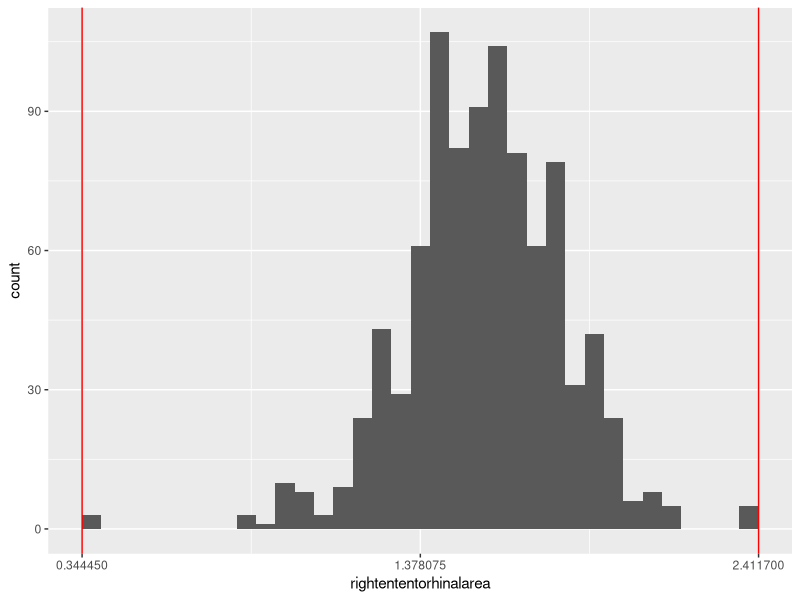
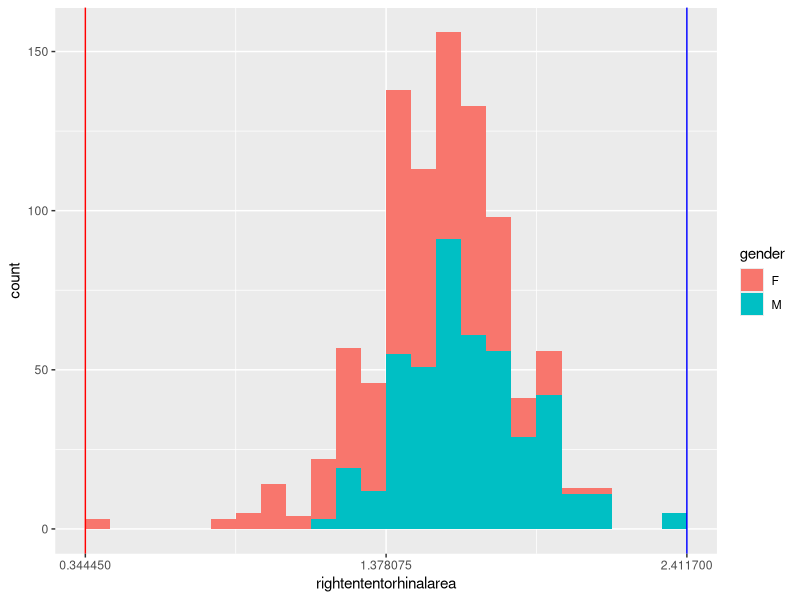
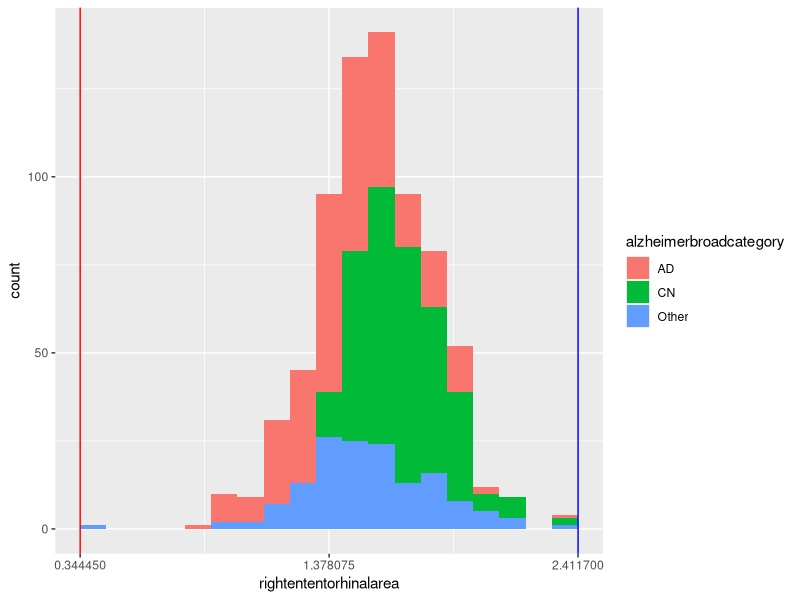
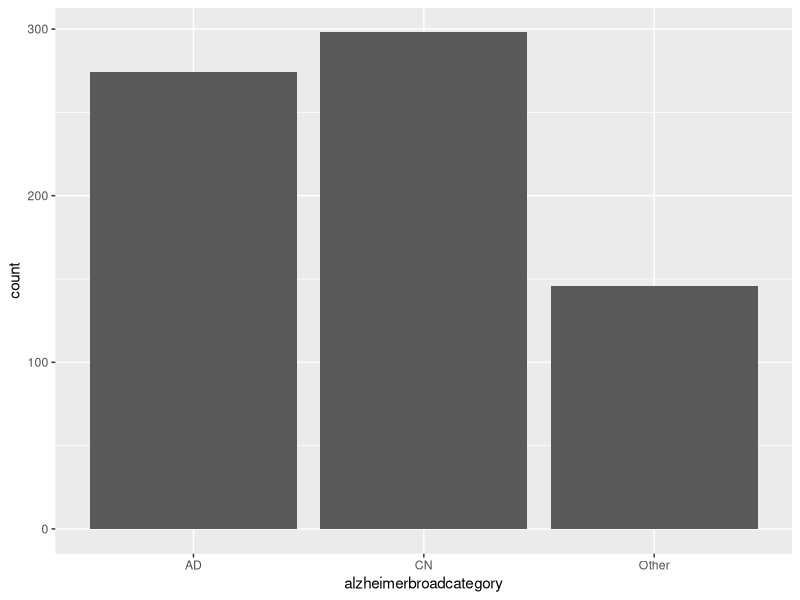
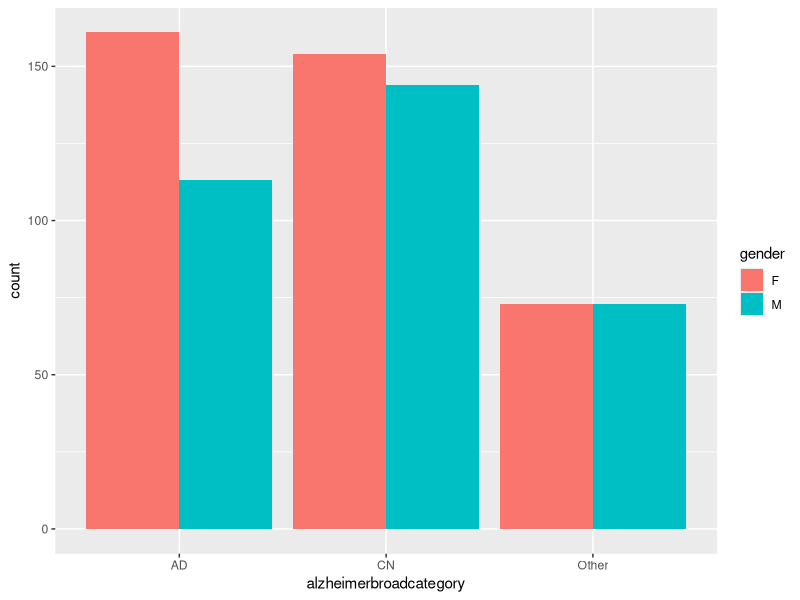

Reproduce these figures in R, in order.
## ---- chunk 1
library(tidyverse)

rawData <- read_csv("Data/desd-synthdata.csv")
df_ <- rawData %>%
  select(
    gender, alzheimerbroadcategory,
    agegroup, minimentalstate,
    lefthippocampus, righthippocampus, 
    leftententorhinalarea, rightententorhinalarea, 
    brainstem 
    ) 
## ---- chunk 2
df_H0 <- df_ %>%
  select(rightententorhinalarea) %>%
  drop_na() 

size_H0 <- nclass.FD(df_H0$rightententorhinalarea) +1 # 36
delta <- (max(df_H0$rightententorhinalarea) - min(df_H0$rightententorhinalarea))/(size_H0)

pl_H0 <- df_H0 %>%
  ggplot(aes(x = rightententorhinalarea)) +
  geom_histogram(boundary = min(df_H0$rightententorhinalarea), bins = size_H0) +
  geom_vline(aes(xintercept = min(df_H0$rightententorhinalarea)), color = 'red') +
  geom_vline(aes(xintercept = max(df_H0$rightententorhinalarea)), color = 'red') +
  scale_x_continuous(breaks = seq(min(df_H0$rightententorhinalarea), max(df_H0$rightententorhinalarea), length.out = 3))
pl_H0
## ---- chunk 3
size_H0
result_H0 <- layer_data(pl_H0, 1) 
result_H0$ymax
sprintf("%0.7s - %0.7s", result_H0$xmax, result_H0$xmin)
## ---- chunk 4
df_H1 <- df_ %>%
  select(
    rightententorhinalarea,
    gender) %>%
  drop_na() 

df_H1_M <- df_H1 %>% 
  filter(gender == "M") %>% 
  select(rightententorhinalarea)

df_H1_W <- df_H1 %>% 
  filter(gender == "F") %>% 
  select(rightententorhinalarea)

size_H1 <- max(
  nclass.FD(unlist(df_H1_M)), nclass.FD(unlist(df_H1_W))) +1 # 25

pl_H1 <- df_H1 %>%
  ggplot(aes(x = rightententorhinalarea, fill = gender)) +
  geom_histogram(boundary = min(df_H1_W$rightententorhinalarea), bins = size_H1) +
  geom_vline(data = df_H1_M, aes(xintercept = max(rightententorhinalarea)), color = 'blue') +
  geom_vline(data = df_H1_W, aes(xintercept = min(rightententorhinalarea)), color = 'red') +
    scale_x_continuous(breaks = seq(min(df_H1$rightententorhinalarea), max(df_H1$rightententorhinalarea), length.out = 3))
pl_H1
## ---- chunk 5
result_H1 <- layer_data(pl_H1, 1) %>%
  filter(group == 1) %>%
  select(ymin, ymax, xmax, xmin) 
result_H1 <- result_H1 %>%
  transmute(
    y_M = ymin,
    y_W = ymax - ymin,
    xmax, xmin)
result_H1$y_M
result_H1$y_W
sprintf("%0.7s - %0.7s", result_H1$xmax, result_H1$xmin)
## ---- chunk 6

df_H2 <- df_ %>%
  select(
    rightententorhinalarea,
    alzheimerbroadcategory) %>%
  drop_na() 

df_H2_AD <- df_H2 %>% 
  filter(alzheimerbroadcategory == "AD") %>% 
  select(rightententorhinalarea)

df_H2_CN <- df_H2 %>% 
  filter(alzheimerbroadcategory == "CN") %>% 
  select(rightententorhinalarea)

df_H2_Other <- df_H2 %>% 
  filter(alzheimerbroadcategory == "Other") %>% 
  select(rightententorhinalarea)

size_H2 <- max(
  nclass.FD(unlist(df_H2_AD)), 
  nclass.FD(unlist(df_H2_CN)), 
  nclass.FD(unlist(df_H2_Other))
  ) +1 # 20


pl_H2 <- df_H2 %>%
  ggplot(aes(x = rightententorhinalarea, fill = alzheimerbroadcategory)) +
  geom_histogram(boundary = min(df_H2$rightententorhinalarea), bins = size_H2) +
  geom_vline(aes(xintercept = max(rightententorhinalarea)), color = 'blue') +
  geom_vline(aes(xintercept = min(rightententorhinalarea)), color = 'red') +
    scale_x_continuous(breaks = seq(min(df_H2$rightententorhinalarea), max(df_H2$rightententorhinalarea), length.out = 3))
pl_H2
## ---- chunk 7
layer_H2 <- layer_data(pl_H2, 1) 
result_H2 <- layer_H2 %>%
  filter(group == 3) %>%
  transmute(y_Other = ymax - ymin) 

temp1 <- layer_H2 %>%
  filter(group == 2) %>%
  transmute(y_CN = ymax - ymin)

temp2 <- layer_H2 %>%
  filter(group == 1) %>%
  transmute(y_AD = ymax - ymin, xmin, xmax)

result_H2 <- cbind(result_H2, temp1, temp2)
result_H2$y_AD
result_H2$y_CN
result_H2$y_Other
sprintf("%0.7s - %0.7s", result_H2$xmax, result_H2$xmin)
## ---- chunk 8
df_H3 <- df_ %>%
  select(
    rightententorhinalarea,
    alzheimerbroadcategory) %>%
  drop_na() 


pl_H3 <- df_H3 %>%
  ggplot(aes(x = alzheimerbroadcategory)) +
  geom_bar( position=position_dodge())
pl_H3
## ---- chunk 9
layer_H3 <- layer_data(pl_H3, 1)

temp1 <- layer_H3 %>%
  filter(group == 1) %>%
  transmute(y_AD = ymax - ymin)


temp2 <- layer_H3 %>%
  filter(group == 2) %>%
  transmute(y_CN = ymax - ymin)

temp3 <- layer_H3 %>%
  filter(group == 3) %>%
  transmute(y_Other = ymax - ymin)

result_H3 <- cbind(temp1, temp2, temp3)
result_H3$y_AD
result_H3$y_CN
result_H3$y_Other
## ---- chunk 10
df_H4 <- df_ %>%
  select(
    rightententorhinalarea,
    alzheimerbroadcategory,
    gender) %>%
  drop_na() 


pl_H4 <- df_H4 %>%
  ggplot(aes(x = alzheimerbroadcategory, fill = gender)) +
  geom_bar( position=position_dodge())
pl_H4
## ---- chunk 11
layer_H4 <- layer_data(pl_H4, 1)

temp1 <- layer_H4 %>%
  filter(group == 1) %>%
  transmute(y_W_AD = ymax - ymin)


temp2 <- layer_H4 %>%
  filter(group == 2) %>%
  transmute(y_M_AD = ymax - ymin)

temp3 <- layer_H4 %>%
  filter(group == 3) %>%
  transmute(y_W_CN = ymax - ymin)


temp4 <- layer_H4 %>%
  filter(group == 4) %>%
  transmute(y_M_CN = ymax - ymin)

temp5 <- layer_H4 %>%
  filter(group == 5) %>%
  transmute(y_W_Other = ymax - ymin)


temp6 <- layer_H4 %>%
  filter(group == 6) %>%
  transmute(y_M_Other = ymax - ymin)

result_H4 <- cbind(temp1, temp2, temp3, temp4, temp5, temp6)
result_H4
